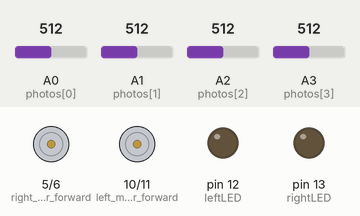
Recording of a sketch running on a simulated Arduino Uno, built with avr-gcc and run on an emulated ATmega328P. On the bench: motor-driver pin pairs drawn as motors (green arrow = first pin HIGH = forward, orange = second pin HIGH = backward, longer = more drive), output pins drawn as LEDs (lit = HIGH). The test bench sets the inputs (shaded band); at power-on: A0 (photos[0]) = 512, A1 (photos[1]) = 512, A2 (photos[2]) = 512, A3 (photos[3]) = 512.

Above: at 0.1 s.
At 8.99 s:
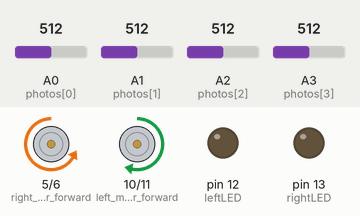
At 9.9 s:
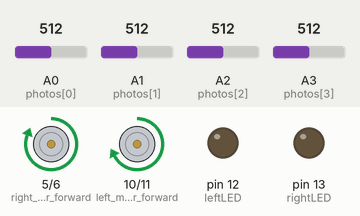
Timing chart, 0 to 23.5 s (numbered marks = the images above):
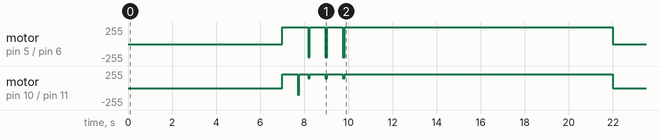

The sketch:

boxmobile.ino
```cpp
const int SETUP_TIME = 7000; //7000
const int AUTONOMOUS_TIME = 15000;  //15000
const int STOP_TIME = 2000;  //2000

int left_motor_forward;
int left_motor_backward;
int right_motor_forward;
int right_motor_backward;

int leftLED; //BLUE
int rightLED; //YELLOW

int leftB; //BLUE
int rightB; //YELLOW

int flexL;
int flexR;

int photos[] = {A0, A1, A2, A3};

//modes
bool LEFT;
bool RIGHT;

void setup()
{
  Serial.begin(9600);

  left_motor_forward = 10;
  left_motor_backward = 11;
  right_motor_forward = 5;
  right_motor_backward = 6;

  leftLED = 12; //BLUE
  rightLED = 13; //YELLOW

  leftB = 2; //BLUE
  rightB = 8; //YELLOW

  flexL = A4;
  flexR = A5;

  LEFT = false;
  RIGHT = false;

  pinMode(left_motor_forward, OUTPUT);
  pinMode(left_motor_backward, OUTPUT);
  pinMode(right_motor_forward, OUTPUT);
  pinMode(right_motor_backward, OUTPUT);

  pinMode(leftLED, OUTPUT);
  pinMode(rightLED, OUTPUT);

  pinMode(leftB, INPUT);
  pinMode(rightB, INPUT);

  for(int i=0; i<4; i++){
  pinMode(photos[i], INPUT);
  }
}

void loop()
{
  //DO NOT TOUCH THIS CODE
  long mil = millis();
/*
  int flexL1 = analogRead(flexL);
  int flexR2 = analogRead(flexR);
  Serial.print("flexL = ");
  Serial.print(flexL1);
  Serial.print("     ");
  Serial.print("flexR = ");
  Serial.print(flexR2);
  Serial.println("     ");
  */


  if(mil<SETUP_TIME)
  {
    //LEAVE THIS BLANK
    //setMode();
    //SET MODE HERE
    LEFT = true;
    //RIGHT = true;
  }
  else if(mil<AUTONOMOUS_TIME+SETUP_TIME)
  {
    autonomousMode();
  }
  else if(mil<AUTONOMOUS_TIME+SETUP_TIME+STOP_TIME)
  {
    fullStop();
  }
  else
  {
    teleOpMode();
  }

}

//WRITE CODE IN HERE:  YOUR AUTONOMOUS CODE GOES IN HERE.  PART 1 OF RACE
void autonomousMode()
{
  autoMode();
}
//WRITE CODE IN HERE:  YOUR TELEOP CODE GOES IN HERE.  PART 2 OF RACE
//you MUST write this method
void teleOpMode()
{
  photoMove();
}
//WRITE CODE IN HERE:  YOU SHOULD MAKE EVERY MOTOR STOP
//you MUST write this method
void fullStop()
{
  leftForward(0);
  rightForward(0);
}

void fullSpeedForward()
{
  leftForward(110);
  rightForward(255);
}

void turnLeft()
{
  leftBackward(100);
  rightForward(255);
}

void turnRight()
{
  leftForward(100);
  rightBackward(255);
}

//times
int cooldown = 50;
//adjust the values behind the plus sign for each part of the track
int line1 = SETUP_TIME + 700; //a1a2
int turn1 = line1 + 70; //a2 to a3 //70 with full battery
int line2 = turn1 + 400; //a3
int turn2 = line2 + 70; //a3 to a4
int line3 = turn2 + 700; //a4a5
int turn3 = line3 + 100; //a5 to a6 //test this
int line4 = turn3 + 700; //a6a7
int turn4 = line4 + 85; //a7 to a8 //test this

//adjust the speeds to make the motors turn properly
void autoMode()
{
  long mil = millis();
  if(mil < line1)
  {
    //full speed forward
    leftForward(205); //if 110 it moves in a straighter line
    rightForward(255);
  }
  else if(mil < turn1)
  {/*
    if(mil < line1 + cooldown)
    {
      //stop
      fullStop();
    }
    else
    {*/
      if(LEFT)
      {
        //turn left
        leftBackward(100);
        rightForward(255);
      }
      else if(RIGHT)
      {
        //turn right
        leftForward(150);
        rightBackward(255);
      }
    //}
  }
  else if(mil < line2)
  {
    //full speed forward
    leftForward(205);
    rightForward(255);
  }

  else if(mil < turn2)
  {
    if(LEFT)
    {
      //turn right
      leftForward(150);
      rightBackward(200);
    }
    else if(RIGHT)
    {
      //turn left
      leftBackward(150);
      rightForward(200);
    }
  }
  else if(mil < line3)
  {
    //full speed forward
    leftForward(205);
    rightForward(255);
  }
  else if(mil < turn3)
  {
    if(LEFT)
    {
      //turn right
      leftForward(150);
      rightBackward(200);
    }
    else if(RIGHT)
    {
      //turn left
      leftBackward(150);
      rightForward(200);
    }
  }
  else if(mil < line4)
  {
    //full speed forward
    leftForward(205);
    rightForward(255);
  }
  else if(mil < turn4)
  {
    if(LEFT)
    {
      //turn right
      leftForward(150);
      rightBackward(200);
    }
    else if(RIGHT)
    {
      //turn left
      leftBackward(150);
      rightForward(200);
    }
  }
  else
  {
    //fullStop();

    //half speed forward
    leftForward(205);
    rightForward(255);
  }
}

void setMode()
{
  int bLeftState = digitalRead(leftB);
  int bRightState = digitalRead(rightB);

  if(bLeftState == 1)
  {
    LEFT = true;
  }
  else if(bRightState == 1)
  {
    RIGHT = true;
  }

  if(LEFT == true)
  {
    digitalWrite(leftLED, HIGH);
    Serial.println("LEFT mode");
  }
  else if(RIGHT == true)
  {
    digitalWrite(rightLED, HIGH);
    Serial.println("RIGHT mode");
  }
}

void leftForward(int power)
{
  analogWrite(left_motor_forward, power);
  analogWrite(left_motor_backward, 0);
}

void leftBackward(int power)
{
  analogWrite(left_motor_forward, 0);
  analogWrite(left_motor_backward, power);
}

void rightForward(int power)
{
  analogWrite(right_motor_forward, power);
  analogWrite(right_motor_backward, 0);
}

void rightBackward(int power)
{
  analogWrite(right_motor_forward, 0);
  analogWrite(right_motor_backward, power);
}

void photoMove(){
  int photo0 = analogRead(photos[0]);  //
  int photo1 = analogRead(photos[1]);  //200-1000
  int photo2 = analogRead(photos[2]);  //13-866
  int photo3 = analogRead(photos[3]);  //
  //long mil = millis();
  //long future = mil + 250;


  if(photo0 > 800){
  //go backwards
  leftBackward(205);
  rightBackward(255);
  }
  else if(photo1 > 850){
  //turn right
  leftForward(150);
  rightBackward(200);
  }
  else if(photo3 > 700){
  //go forward
    leftForward(170);
    rightForward(255);
  }
  else if(photo2 > 650){
  //turn left
  leftBackward(150);
  rightForward(200);
  }

  else{
  leftForward(0); //100
  rightForward(0);  //150
  }
}

void testPhotos()
{
  int photoState1 = analogRead(photos[0]);
  int photoState2 = analogRead(photos[1]);
  int photoState3 = analogRead(photos[2]);
  int photoState4 = analogRead(photos[3]);

  Serial.print("1 = ");
  Serial.print(photoState1);
  Serial.print("      ");
  Serial.print("2:");
  Serial.print(photoState2);
  Serial.print("      ");
  Serial.print("3:");
  Serial.print(photoState3);
  Serial.print("      ");
  Serial.print("4:"); // 2
  Serial.print(photoState4);
  Serial.println("      ");
}

void buttonTest()
{
  int b1state = digitalRead(leftB);
  int b2state = digitalRead(rightB);

  Serial.print("b1: ");
  Serial.println(b1state);
  Serial.print("b2: ");
  Serial.println(b2state);
}
```
